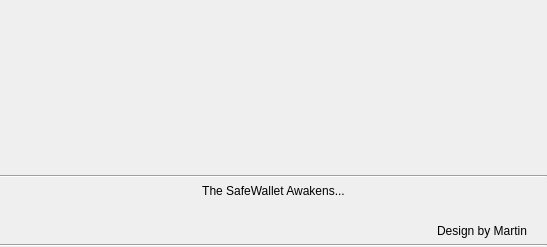
<?xml version="1.0" encoding="UTF-8"?>
<ui version="4.0">
 <class>ConnectionDialog</class>
 <widget class="QDialog" name="ConnectionDialog">
  <property name="windowModality">
   <enum>Qt::ApplicationModal</enum>
  </property>
  <property name="geometry">
   <rect>
    <x>0</x>
    <y>0</y>
    <width>547</width>
    <height>247</height>
   </rect>
  </property>
  <property name="windowTitle">
   <string>SafeWallet</string>
  </property>
  <property name="modal">
   <bool>true</bool>
  </property>
  <layout class="QVBoxLayout" name="verticalLayout">
   <property name="leftMargin">
    <number>0</number>
   </property>
   <property name="topMargin">
    <number>0</number>
   </property>
   <property name="rightMargin">
    <number>0</number>
   </property>
   <property name="bottomMargin">
    <number>0</number>
   </property>
   <item>
    <widget class="QLabel" name="topIcon">
     <property name="sizePolicy">
      <sizepolicy hsizetype="Expanding" vsizetype="Expanding">
       <horstretch>0</horstretch>
       <verstretch>0</verstretch>
      </sizepolicy>
     </property>
     <property name="text">
      <string notr="true"/>
     </property>
     <property name="scaledContents">
      <bool>false</bool>
     </property>
     <property name="alignment">
      <set>Qt::AlignCenter</set>
     </property>
    </widget>
   </item>
   <item>
    <widget class="Line" name="line_2">
     <property name="orientation">
      <enum>Qt::Horizontal</enum>
     </property>
    </widget>
   </item>
   <item>
    <widget class="QLabel" name="status">
     <property name="text">
      <string>The SafeWallet Awakens...</string>
     </property>
     <property name="alignment">
      <set>Qt::AlignCenter</set>
     </property>
     <property name="wordWrap">
      <bool>true</bool>
     </property>
    </widget>
   </item>
   <item>
    <widget class="QLabel" name="statusDetail">
     <property name="text">
      <string/>
     </property>
     <property name="alignment">
      <set>Qt::AlignCenter</set>
     </property>
    </widget>
   </item>
   <item>
    <widget class="QLabel" name="label">
     <property name="text">
      <string>Design by Martin      </string>
     </property>
     <property name="alignment">
      <set>Qt::AlignRight|Qt::AlignTrailing|Qt::AlignVCenter</set>
     </property>
    </widget>
   </item>
   <item>
    <widget class="Line" name="line">
     <property name="orientation">
      <enum>Qt::Horizontal</enum>
     </property>
    </widget>
   </item>
  </layout>
 </widget>
 <resources/>
 <connections/>
</ui>
